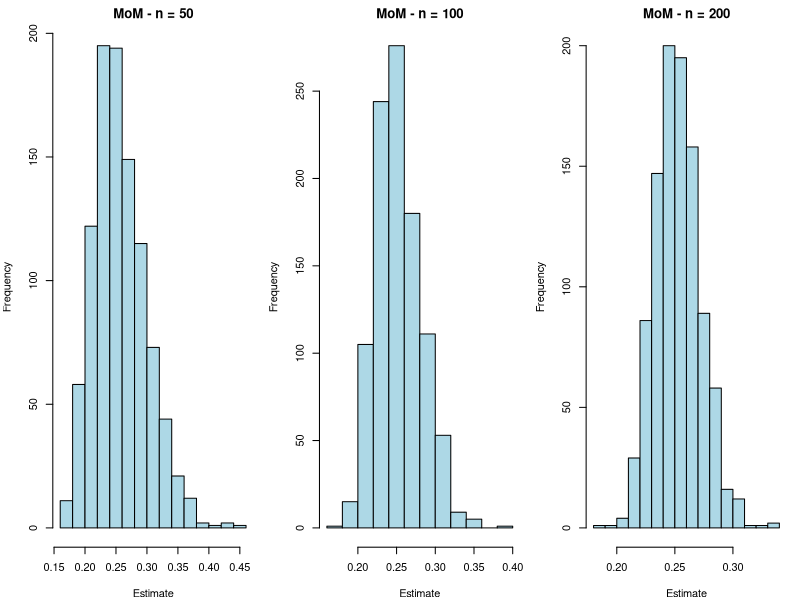
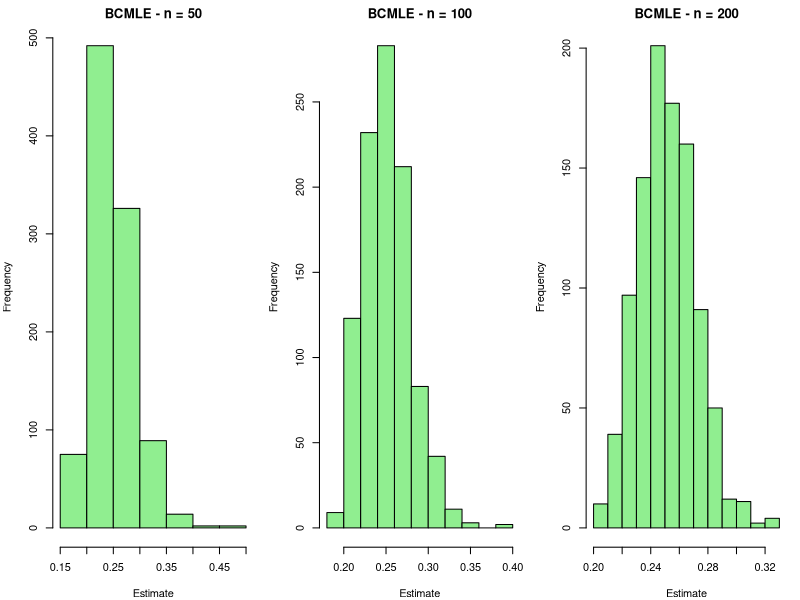
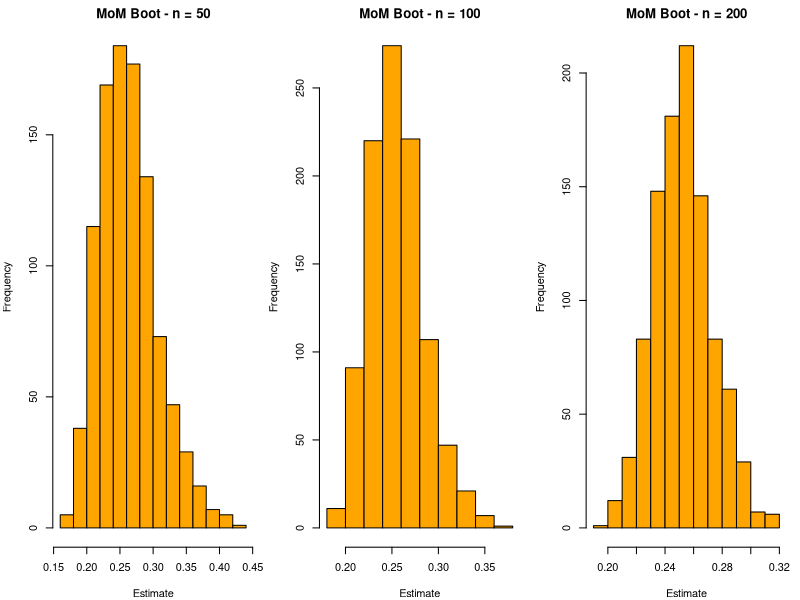
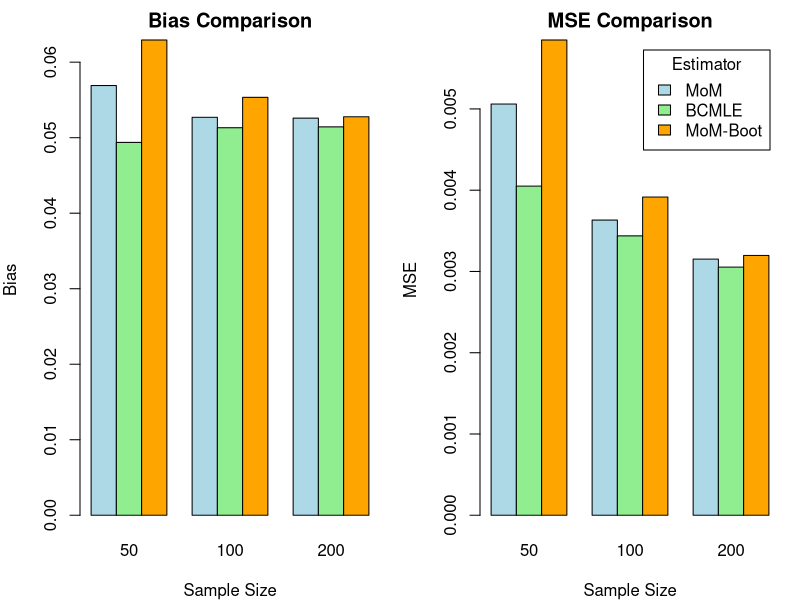
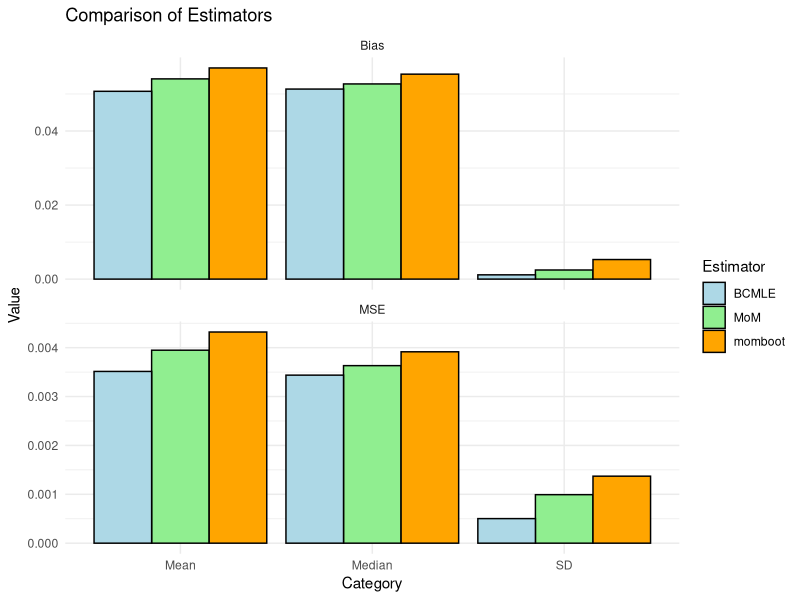
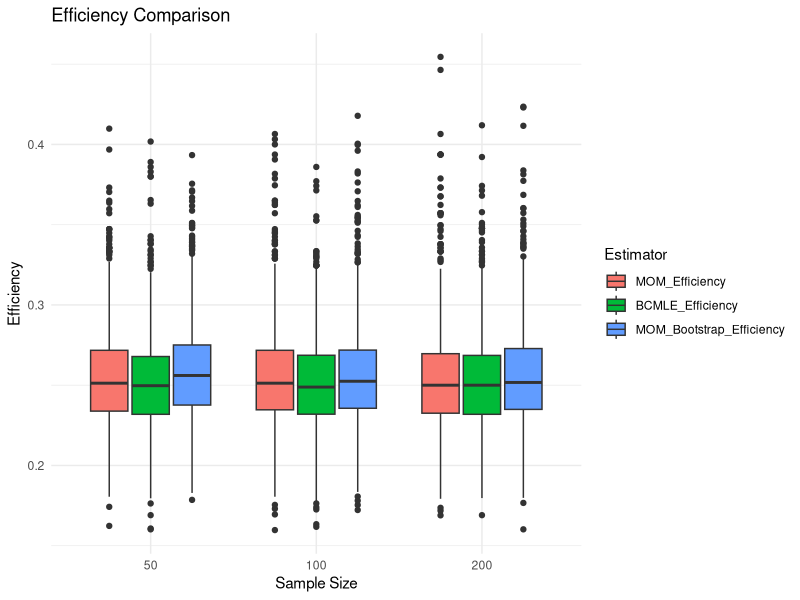
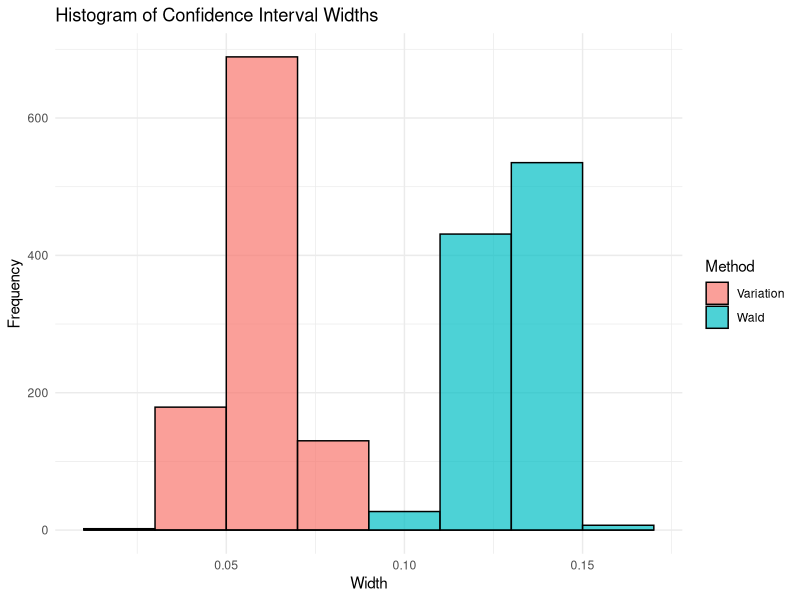
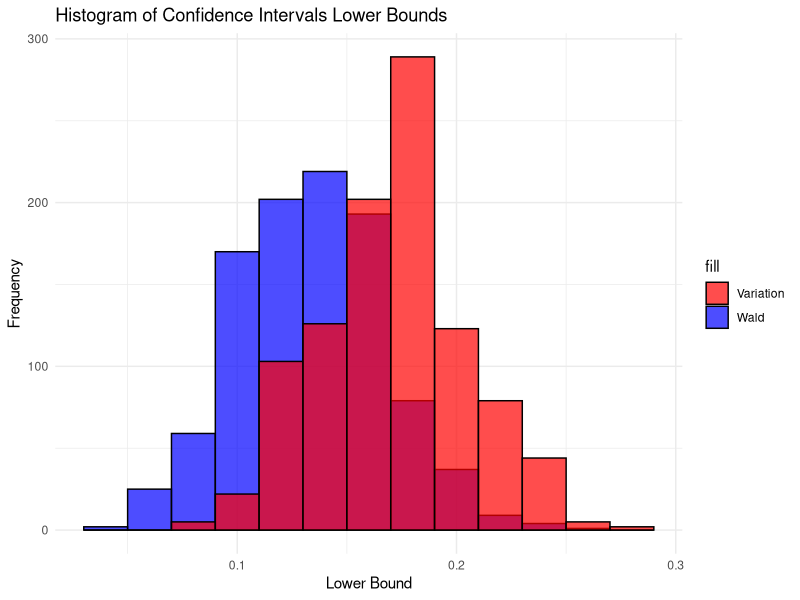

Write R code to recreate these figures, in order.
library(ggplot2)
library(reshape2)

# Set parameters for the simulation
true_theta <- 0.2
sample_sizes <- c(50, 100, 200)
num_simulations <- 1000
num_bootstraps <- 100

rmodel <- function(n, theta) {
  floor(log(runif(n)) / log(1 - theta))
}

# Method of Moments estimator
mom_estimator <- function(data) {
  return(1 / mean(data))
}

# Bias-Corrected Maximum Likelihood Estimator
bcmle_estimator <- function(data) {
  n <- length(data)
  mle <- 1 / mean(data)
  bcmle <- n * mle / (n + 1)
  return(bcmle)
}

# Method of Moments estimator with bootstrapping
mom_bootstrap_estimator <- function(data, num_bootstraps) {
  n <- length(data)
  
  # Function to calculate the Method of Moments estimator
  mom_estimator <- function(sample) {
    return(1 / mean(sample))
  }
  
  # Bootstrap procedure
  bootstrap_estimates <- numeric(num_bootstraps)
  for (b in 1:num_bootstraps) {
    # Generate bootstrap sample
    bootstrap_sample <- sample(data, replace = TRUE)
    
    # Calculate Method of Moments estimator for the bootstrap sample
    bootstrap_estimates[b] <- mom_estimator(bootstrap_sample)
  }
  
  # Calculate the mean of bootstrap estimates as the final estimator
  final_estimator <- mean(bootstrap_estimates)
  
  return(final_estimator)
}

# Function to conduct a simulation study
monte_carlo_simulation <- function(estimator_function, true_theta, sample_sizes, num_simulations) {
  results <- matrix(NA, nrow = length(sample_sizes), ncol = num_simulations)
  
  for (i in 1:length(sample_sizes)) {
    n <- sample_sizes[i]
    for (j in 1:num_simulations) {
      data <- rmodel(n, true_theta)
      theta_hat <- estimator_function(data)
      results[i, j] <- theta_hat
    }
  }
  
  return(results)
}

# Function to conduct a simulation study with bootstrapping
monte_carlo_bootstrap_simulation <- function(estimator_function, true_theta, sample_sizes, num_simulations, num_bootstraps) {
  results <- matrix(NA, nrow = length(sample_sizes), ncol = num_simulations)
  
  for (i in 1:length(sample_sizes)) {
    n <- sample_sizes[i]
    for (j in 1:num_simulations) {
      data <- rmodel(n, true_theta)
      theta_hat <- estimator_function(data, num_bootstraps)
      results[i, j] <- theta_hat
    }
  }
  
  return(results)
}

# Run simulation for each estimator
mom_results <- monte_carlo_simulation(mom_estimator, true_theta, sample_sizes, num_simulations)
bcmle_results <- monte_carlo_simulation(bcmle_estimator, true_theta, sample_sizes, num_simulations)
mom_bootstrap_results <- monte_carlo_bootstrap_simulation(mom_bootstrap_estimator, true_theta, sample_sizes, num_simulations, num_bootstraps)

# Function to calculate bias
calculate_bias <- function(estimates, true_value) {
  return(mean(estimates) - true_value)
}

# Function to calculate mean squared error (MSE)
calculate_mse <- function(estimates, true_value) {
  return(mean((estimates - true_value)^2))
}

# Calculate bias and MSE for each estimator
bias_mom <- apply(mom_results, 1, calculate_bias, true_value = true_theta)
bias_bcmle <- apply(bcmle_results, 1, calculate_bias, true_value = true_theta)
bias_momboot <- apply(mom_bootstrap_results, 1, calculate_bias, true_value = true_theta)

mse_mom <- apply(mom_results, 1, calculate_mse, true_value = true_theta)
mse_bcmle <- apply(bcmle_results, 1, calculate_mse, true_value = true_theta)
mse_momboot <- apply(mom_bootstrap_results, 1, calculate_mse, true_value = true_theta)

# Calculate mean, median, and standard deviation for bias
mean_bias_mom <- mean(bias_mom)
median_bias_mom <- median(bias_mom)
sd_bias_mom <- sd(bias_mom)

mean_bias_bcmle <- mean(bias_bcmle)
median_bias_bcmle <- median(bias_bcmle)
sd_bias_bcmle <- sd(bias_bcmle)

mean_bias_momboot <- mean(bias_momboot)
median_bias_momboot <- median(bias_momboot)
sd_bias_momboot <- sd(bias_momboot)

# Calculate mean, median, and standard deviation for MSE
mean_mse_mom <- mean(mse_mom)
median_mse_mom <- median(mse_mom)
sd_mse_mom <- sd(mse_mom)

mean_mse_bcmle <- mean(mse_bcmle)
median_mse_bcmle <- median(mse_bcmle)
sd_mse_bcmle <- sd(mse_bcmle)

mean_mse_momboot <- mean(mse_momboot)
median_mse_momboot <- median(mse_momboot)
sd_mse_momboot <- sd(mse_momboot)

# Create a data frame for mean, median, and standard deviation
summary_data_separate <- data.frame(
  Estimator = rep(c("MoM", "BCMLE", "momboot"), each = 3),
  Category = rep(c("Mean", "Median", "SD"), times = 3),
  Bias = c(mean_bias_mom, median_bias_mom, sd_bias_mom,
           mean_bias_bcmle, median_bias_bcmle, sd_bias_bcmle,
           mean_bias_momboot, median_bias_momboot, sd_bias_momboot),
  MSE = c(mean_mse_mom, median_mse_mom, sd_mse_mom,
          mean_mse_bcmle, median_mse_bcmle, sd_mse_bcmle,
          mean_mse_momboot, median_mse_momboot, sd_mse_momboot)
)

# data frame for better ggplot aesthetics
summary_data_separate_melted <- melt(summary_data_separate, id.vars = c("Estimator", "Category"))

# Function to conduct a simulation study for efficiency
check_efficiency <- function(estimator_function, true_theta, sample_sizes, num_simulations) {
  efficiency_results <- matrix(NA, nrow = length(sample_sizes), ncol = num_simulations)
  
  for (i in 1:length(sample_sizes)) {
    n <- sample_sizes[i]
    for (j in 1:num_simulations) {
      data <- rmodel(n, true_theta)
      theta_hat <- estimator_function(data)
      efficiency_results[i, j] <- theta_hat
    }
  }
  
  return(efficiency_results)
}

# Run simulation for efficiency for each estimator
mom_efficiency_results <- check_efficiency(mom_estimator, true_theta, sample_sizes, num_simulations)
bcmle_efficiency_results <- check_efficiency(bcmle_estimator, true_theta, sample_sizes, num_simulations)
mom_bootstrap_efficiency_results <- check_efficiency(function(data) mom_bootstrap_estimator(data, num_bootstraps), true_theta, sample_sizes, num_simulations)

# Create a data frame for plotting
efficiency_data <- data.frame(
  Sample_Size = rep(sample_sizes, each = num_simulations),
  MOM_Efficiency = c(mom_efficiency_results),
  BCMLE_Efficiency = c(bcmle_efficiency_results),
  MOM_Bootstrap_Efficiency = c(mom_bootstrap_efficiency_results)
)

efficiency_data_long <- melt(efficiency_data, id.vars = "Sample_Size", variable.name = "Estimator", value.name = "Efficiency")

# Function to calculate Cramer-Rao Lower Bound
calculate_crlb <- function(variance, sample_size) {
  return(1 / (variance * sample_size))
}

# True parameters (assuming normal distribution for simplicity)
true_mean <- 0.2
true_variance <- 1.0

# CRLB for Method of Moments Estimator
crlb_mom <- calculate_crlb(true_variance, sample_sizes)

# CRLB for Bias-Corrected Maximum Likelihood Estimator
crlb_bcmle <- calculate_crlb(true_variance, sample_sizes)

# Display the results
cat("CRLB for MOM Estimator:", crlb_mom, "\n")
cat("CRLB for BCMLE Estimator:", crlb_bcmle, "\n")


#-------------------------------GRAPHS--------------------------------

# Plot the histogram of estimators
par(mfrow = c(1, 3), mar = c(4, 4, 2, 1))
for (i in 1:length(sample_sizes)) {
  hist(mom_results[i, ], main = paste("MoM - n =", sample_sizes[i]), xlab = "Estimate", col = "lightblue", border = "black")
}
for (i in 1:length(sample_sizes)) {
  hist(bcmle_results[i, ], main = paste("BCMLE - n =", sample_sizes[i]), xlab = "Estimate", col = "lightgreen", border = "black")
}
for (i in 1:length(sample_sizes)) {
  hist(mom_bootstrap_results[i, ], main = paste("MoM Boot - n =", sample_sizes[i]), xlab = "Estimate", col = "orange", border = "black")
}

# Plot bias results
par(mfrow = c(1, 2), mar = c(4, 4, 2, 1))
barplot(rbind(bias_mom, bias_bcmle, bias_momboot), beside = TRUE,
        col = c("lightblue", "lightgreen", "orange"),
        names.arg = sample_sizes,
        main = "Bias Comparison",
        xlab = "Sample Size", ylab = "Bias",
        #legend.text = c("MoM", "BCMLE", "MoM-Boot"),
        args.legend = list(title = "Estimator"))

# Plot mean squared error results
barplot(rbind(mse_mom, mse_bcmle, mse_momboot), beside = TRUE,
        col = c("lightblue", "lightgreen", "orange"),
        names.arg = sample_sizes,
        main = "MSE Comparison",
        xlab = "Sample Size", ylab = "MSE",
        legend.text = c("MoM", "BCMLE", "MoM-Boot"),
        args.legend = list(title = "Estimator"))

# Plot Bias and MSE results
ggplot(summary_data_separate_melted, aes(x = Category, y = value, fill = Estimator)) +
  geom_bar(stat = "identity", position = "dodge", color = "black") +
  facet_wrap(~ variable, scales = "free_y", ncol = 1) +
  labs(title = "Comparison of Estimators",
       x = "Category", y = "Value") +
  scale_fill_manual(values = c("lightblue", "lightgreen", "orange")) +
  theme_minimal()

# Plotting efficiency results using boxplots
ggplot(efficiency_data_long, aes(x = factor(Sample_Size), y = Efficiency, fill = Estimator)) +
  geom_boxplot() +
  labs(title = "Efficiency Comparison",
       x = "Sample Size",
       y = "Efficiency") +
  theme_minimal()

# QUESTION 2

rmodel = function(n, theta) {
  floor(log(runif(n)) / log(1 - theta))
}

# Wald Confidence Interval
wald_confidence_interval <- function(theta_hat, n, confidence_level = 0.90) {
  if (confidence_level < 0 || confidence_level > 1 || n <= 0) {
    stop("Invalid input values for confidence interval calculation.")
  }
  
  z <- qnorm(1 - (1 - confidence_level) / 2)
  margin_of_error <- z * sqrt(theta_hat * (1 - theta_hat) / n)
  
  lower_bound <- theta_hat - margin_of_error
  upper_bound <- theta_hat + margin_of_error
  
  result <- list(
    lower_bound = lower_bound,
    upper_bound = upper_bound,
    margin_of_error = margin_of_error,
    confidence_level = confidence_level
  )
  
  return(result)
}

# Given Confidence Interval
variation_confidence_interval <- function(theta_hat, n, confidence_level = 0.90) {
  if (confidence_level < 0 || confidence_level > 1 || n <= 0) {
    stop("Invalid input values for confidence interval calculation.")
  }
  
  z_theta <- qnorm(1 - (1 - confidence_level) / 2)
  margin_of_error <- z_theta * theta_hat * sqrt((1 - theta_hat) / n)
  
  lower_bound <- theta_hat - margin_of_error
  upper_bound <- theta_hat + margin_of_error
  
  result <- list(
    lower_bound = lower_bound,
    upper_bound = upper_bound,
    margin_of_error = margin_of_error,
    confidence_level = confidence_level
  )
  
  return(result)
}

# Simulation parameters
set.seed(123)
num_simulations <- 1000
sample_size <- 100
true_theta <- 0.2  # True value of the parameter

# Storage for results
wald_results <- matrix(NA, nrow = num_simulations, ncol = 2)
variation_results <- matrix(NA, nrow = num_simulations, ncol = 2)

# Simulation loop
for (i in 1:num_simulations) {
  #samples <- rmodel(sample_size, true_theta)
  samples <- rbinom(sample_size, size = 1, prob = true_theta)
  
  theta_hat <- mean(samples)
  #theta_hat <- pmax(0, pmin(1, theta_hat))
  
  # Calculate Wald Confidence Interval
  wald_ci <- wald_confidence_interval(theta_hat, sample_size)
  wald_results[i, ] <- c(wald_ci$lower_bound, wald_ci$upper_bound)
  
  # Calculate Variation of Wald Confidence Interval
  variation_ci <- variation_confidence_interval(theta_hat, sample_size)
  variation_results[i, ] <- c(variation_ci$lower_bound, variation_ci$upper_bound)
}

# Output results
cat("Wald Confidence Interval Formula: theta_hat +/- z * sqrt(theta_hat * (1 - theta_hat) / n)\n\n")
cat("Variation of Wald Confidence Interval Formula: theta_hat +/- z * theta_hat * sqrt((1 - theta_hat) / n)\n\n")

cat("Simulation Results (First 5 rows):\n")
cat("Wald Results:\n", wald_results[1:5, ], "\n\n")
cat("Variation Results:\n", variation_results[1:5, ], "\n")

# Calculate coverage probability
wald_coverage <- apply(wald_results, 1, function(row) {
  true_theta >= row[1] && true_theta <= row[2]
})

variation_coverage <- apply(variation_results, 1, function(row) {
  true_theta >= row[1] && true_theta <= row[2]
})

#-----------------DATAFRAMES------------------

# Combine coverage information into a data frame
coverage_df <- data.frame(
  Simulation = 1:num_simulations,
  Wald_Coverage = cumsum(wald_coverage) / seq_along(wald_coverage),
  Variation_Coverage = cumsum(variation_coverage) / seq_along(variation_coverage)
)


# Combine lower and upper bounds into a data frame
bounds_df <- data.frame(
  Lower_Bound_Wald = wald_results[, 1],
  Upper_Bound_Wald = wald_results[, 2],
  Lower_Bound_Variation = variation_results[, 1],
  Upper_Bound_Variation = variation_results[, 2]
)


# Combine results into data frames
wald_df <- data.frame(
  true_theta = rep(true_theta, num_simulations),
  point_estimate = colMeans(wald_results),
  lower_bound = wald_results[, 1],
  upper_bound = wald_results[, 2],
  method = rep("Wald", num_simulations)
)

variation_df <- data.frame(
  true_theta = rep(true_theta, num_simulations),
  point_estimate = colMeans(variation_results),
  lower_bound = variation_results[, 1],
  upper_bound = variation_results[, 2],
  method = rep("Variation", num_simulations)
)

# Combine data frames
combined_df <- rbind(wald_df, variation_df)

# Calculate interval widths
wald_widths <- wald_results[, 2] - wald_results[, 1]
variation_widths <- variation_results[, 2] - variation_results[, 1]

# Combine widths into a data frame
widths_df <- data.frame(
  Width = c(wald_widths, variation_widths),
  Method = rep(c("Wald", "Variation"), each = num_simulations)
)

# Calculate interval widths and coverage probability
wald_widths <- wald_results[, 2] - wald_results[, 1]
variation_widths <- variation_results[, 2] - variation_results[, 1]

wald_coverage <- apply(wald_results, 1, function(row) {
  true_theta >= row[1] && true_theta <= row[2]
})

variation_coverage <- apply(variation_results, 1, function(row) {
  true_theta >= row[1] && true_theta <= row[2]
})

# Combine information into a data frame
consistency_df <- data.frame(
  Simulation = 1:num_simulations,
  Wald_Width = wald_widths,
  Variation_Width = variation_widths,
  Wald_Coverage = cumsum(wald_coverage) / seq_along(wald_coverage),
  Variation_Coverage = cumsum(variation_coverage) / seq_along(variation_coverage)
)


#----------------------PLOTS--------------------------

library(ggplot2)

# Plotting
ggplot(widths_df, aes(x = Width, fill = Method)) +
  geom_histogram(binwidth = 0.02, position = "identity", alpha = 0.7, color = "black") +
  labs(title = "Histogram of Confidence Interval Widths",
       x = "Width",
       y = "Frequency") +
  theme_minimal()


# Histogram for lower bounds
ggplot(bounds_df, aes(x = Lower_Bound_Wald, fill = "Wald")) +
  geom_histogram(binwidth = 0.02, position = "identity", alpha = 0.7, color = "black") +
  geom_histogram(data = bounds_df, aes(x = Lower_Bound_Variation, fill = "Variation"), binwidth = 0.02, position = "identity", alpha = 0.7, color = "black") +
  labs(title = "Histogram of Confidence Intervals Lower Bounds",
       x = "Lower Bound",
       y = "Frequency") +
  scale_fill_manual(values = c("Wald" = "blue", "Variation" = "red")) +
  theme_minimal()

# Histogram for upper bounds
ggplot(bounds_df, aes(x = Upper_Bound_Wald, fill = "Wald")) +
  geom_histogram(binwidth = 0.02, position = "identity", alpha = 0.7, color = "black") +
  geom_histogram(data = bounds_df, aes(x = Upper_Bound_Variation, fill = "Variation"), binwidth = 0.02, position = "identity", alpha = 0.7, color = "black") +
  labs(title = "Histogram of Confidence Intervals Upper Bounds",
       x = "Upper Bound",
       y = "Frequency") +
  scale_fill_manual(values = c("Wald" = "blue", "Variation" = "red")) +
  theme_minimal()

# Plotting coverage probabilities
ggplot(coverage_df, aes(x = Simulation)) +
  geom_line(aes(y = Wald_Coverage), color = "blue", linetype = "solid", size = 1) +
  geom_line(aes(y = Variation_Coverage), color = "red", linetype = "solid", size = 1) +
  geom_hline(yintercept = 0.90, linetype = "dashed", color = "black") +
  labs(title = "Coverage Probability of Confidence Intervals",
       x = "Simulation",
       y = "Coverage Probability") +
  scale_y_continuous(labels = scales::percent_format(scale = 1), breaks = seq(0, 1, by = 0.1)) +
  scale_x_continuous(breaks = seq(0, num_simulations, by = 100)) +
  theme_minimal()


# Plotting interval widths
ggplot(consistency_df, aes(x = Simulation)) +
  geom_line(aes(y = Wald_Width), color = "blue", linetype = "solid", size = 1) +
  geom_line(aes(y = Variation_Width), color = "red", linetype = "solid", size = 1) +
  labs(title = "Consistency of Confidence Interval Widths",
       x = "Simulation",
       y = "Width") +
  theme_minimal()

